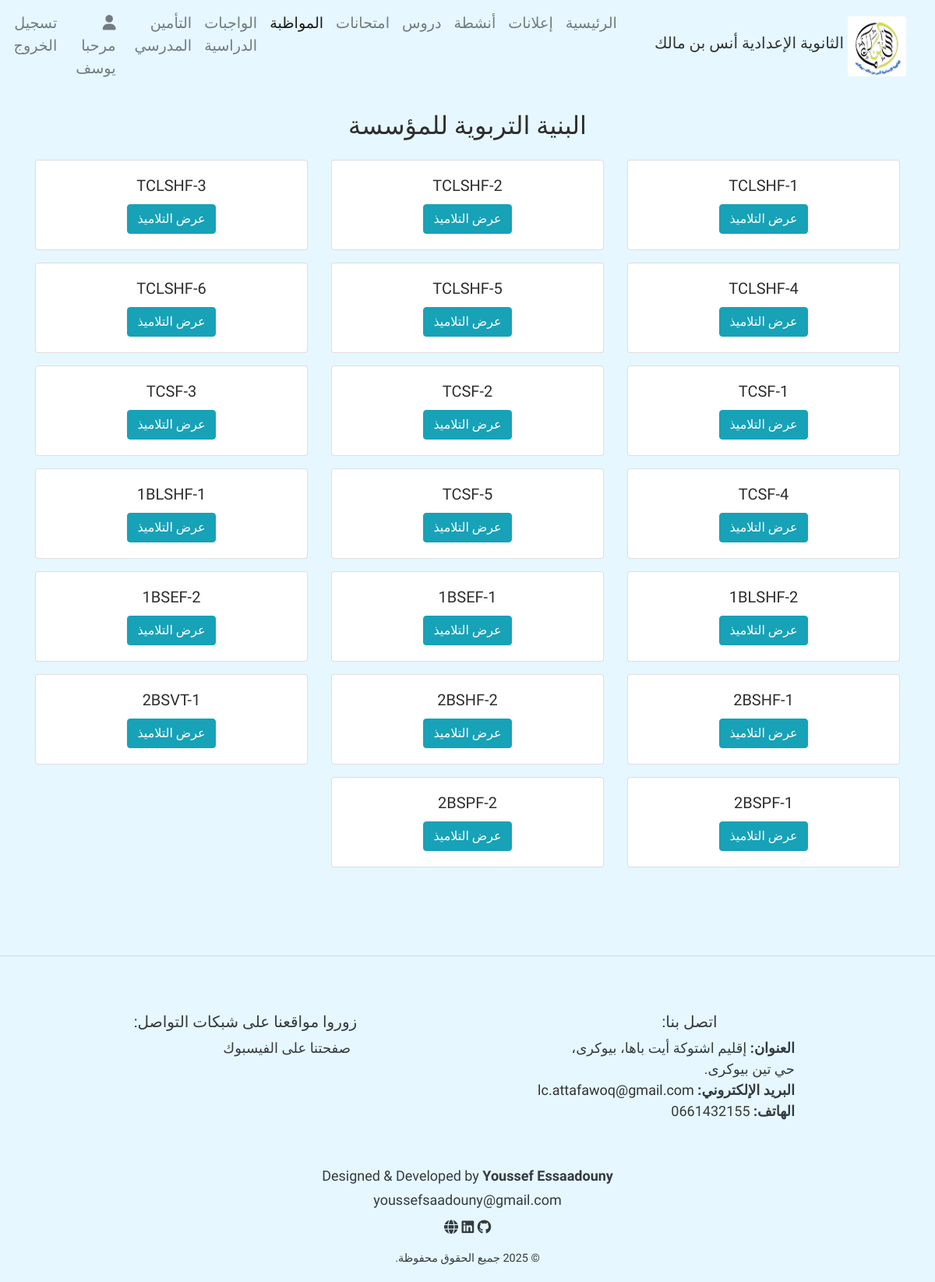
Page /classes/ (signed in) on the committed database.
### home/models.py (models this page shows, shortened)
class UserProfile(models.Model):
    user = models.ForeignKey(User, on_delete = models.CASCADE)
    firstname = models.CharField(max_length = 100)
    lastname = models.CharField(max_length = 100)
    User_Type = models.CharField(max_length = 100, null = True, blank = True)
    email = models.EmailField(null = True, blank=  True)

class Section(models.Model):
    name = models.CharField(max_length = 50)
    subjects = models.ManyToManyField(Subject, related_name= 'sections' )
    def __str__(self):
        return self.name

### home/decorator.py (the view)
        def wrapper_funct(request, *args, **kwargs):
            group = None
            if request.user.groups.exists():
                group = request.user.groups.all()[0].name
            if group and group in allowed_roles:
                return view_func(request, *args, **kwargs)
            else:
                return HttpResponse('أنت غير مؤهل لزيارة هذه الصفحة.')

### home/decorator.py (called while the page is built)
def allowed_user(allowed_roles = []):
    def decorator(view_func):
        def wrapper_funct(request, *args, **kwargs):
            group = None
            if request.user.groups.exists():
                group = request.user.groups.all()[0].name
            if group and group in allowed_roles:
                return view_func(request, *args, **kwargs)
            else:
                return HttpResponse('أنت غير مؤهل لزيارة هذه الصفحة.')
        return wrapper_funct
    return decorator

### home/views.py (called while the page is built)
@allowed_user(allowed_roles=['general_surveillance', 'admin'])
def classes(request):
    user = request.user
    user_info = UserProfile.objects.get(user = user)
    classes = Section.objects.all()
    context = {
        'user_info' : user_info,
        'classes' : classes
    }
    return render(request, 'pages/attendance/classes.html', context)

### templates/pages/attendance/classes.html
{% extends 'base.html' %}
{% load static %}
{% block content %}
<div class="container mt-4">
                <h2 class="text-center my-4">البنية التربوية للمؤسسة</h2>
                <div class="row">
                    {% for c in classes %}
                    <div class="col-md-4 mb-3">
                        <div class="card shadow">
                            <div class="card-body text-center">
                                <h5 class="card-title">{{ c }}</h5>
                                <a href="{% url 'ClassStudents' c.id %}" class="btn btn-info">عرض التلاميذ</a>
                            </div>
                        </div>
                    </div>
                    {% endfor %}
                </div>
</div>
{% endblock %}

### templates/parts/navbar.html (shortened to what this page needs)
 {% load static %}
 <nav class="navbar navbar-expand-lg navbar-light " style="font-size:medium; font-weight:normal" dir="rtl">
        <a href="/" class="navbar-brand text-center d-flex align-items-center">
            <img src="{% static 'photos/aim.jpg' %}" alt="شعار الثانوية الإعدادية أنس بن مالك ">
            <h5>الثانوية الإعدادية أنس بن مالك </h5>
        </a>
        <div id="navbarContent" class="collapse navbar-collapse justify-content-center">
            <ul class="navbar-nav" style="border-radius:2px; color:#f8f9fa">
                <li class="nav-item {% if request.path == '/' %} active {% endif %} "><a href="/" class="nav-link">  الرئيسية</a></li>
                <li class="nav-item {% if request.resolver_match.url_name == 'announce' or request.resolver_match.url_name == 'add_announce' %} active {% endif %}"><a href="{% url 'announce' %}" class="nav-link">إعلانات</a></li>
                <li class="nav-item {% if request.resolver_match.url_name == 'ShowActivities' or request.resolver_match.url_name == 'add_activity' %} active {% endif %}"><a href="{% url 'ShowActivities' %}" class="nav-link">أنشطة</a></li>
                <li class="nav-item   "><a href=" {% if 'admin' in request.user.groups.all|join:',' or 'teacher' in request.user.groups.all|join:',' or 'general_surveillance' in request.user.groups.all|join:','  %} {% url 'UserCourseList' %} {% else %} {% url 'course_res' %} {% endif %} " class="nav-link">دروس</a></li>
                <li class="nav-item "><a href="{% url 'exams' %}" class="nav-link">امتحانات</a></li>
                {% if 'admin' in request.user.groups.all|join:", " or 'general_surveillance' in request.user.groups.all|join:", " %}
                <li class="nav-item {% if request.path == '/classes/' or request.path == '/ClassStudents/' or request.resolver_match.url_name == 'studentTotalAbsence' or request.resolver_match.url_name == 'studentAbsence' or request.resolver_match.url_name == 'StudentAttendance' or request.resolver_match.url_name == 'ClassStudents' or request.resolver_match.url_name == 'add_reports' or request.resolver_match.url_name == 'studentTotalreports' %} active {% endif %}"><a href="{% url 'classes' %}" class="nav-link seasonsDropdown"> المواظبة </a></li>
                {% endif %}
                {% if 'admin' in request.user.groups.all|join:", " or 'teacher' in request.user.groups.all|join:", "  or 'student' in request.user.groups.all|join:", " %}
                <li class="nav-item "><a href=" {% if 'student' in request.user.groups.all|join:',' %} {% url 'homeWork' %} {% else %} {% url 'UserHomeWorkList' %} {% endif %} " class="nav-link seasonsDropdown"> الواجبات الدراسية</a></li>
                {% endif %}
                <li class="nav-item {% if request.path == '/add_insurance/' %} active {% endif %}"><a href="{% url 'add_insurance' %}" class="nav-link seasonsDropdown">  التأمين المدرسي</a></li>
                {% url 'password_change' as p %}
                {% url 'password_change_done' as d %}
                <li class="nav-item mx-2 {% if request.path == '/UserInfo/' %} active {% endif %}"><a href="{% url 'UserInfo' %}" class="nav-link user" >{% if request.path != p and request.path != d %} <i class="fas fa-user "></i>  مرحبا  {{user_info.firstname}} {% endif %}</a></li>
                <li class="nav-item "><a href="{% url 'signout' %}" class="nav-link out"> تسجيل الخروج  </a></li>
            </ul>
        </div>
    </nav>

### LC_tassegdelt/static/css/style.css (style rules this page uses)
body { background: #e6f7ff; color: #2f2d2d; position: relative; font-size: large; font-family: 'Tajawal' , 'Gupter', 'Marhey', sans-serif !important; direction: rtl; text-align: right; }
.navbar-brand { display: flex; align-items: center; justify-content: center; }
.navbar-brand img { max-width: 75px; margin: 5px; border-radius: 2px; }
.navbar-brand h5 { color: #333333; font-family: 'Reem Kufi Fun'; }
.nav-link, .nav-link:visited { font-size: larger; color: #f8f9fa; }
.nav-item { font-family: 'Reem Kufi Fun'; }
@media (min-width: 576px) { .navbar-brand { flex-direction: row; } }
@media (min-width: 576px) { .navbar-brand img { max-width: 75px; margin: 5px; } }

### rows in the picture
UserProfile: firstname "يوسف"
Section: name "TCLSHF-1"
Section: name "TCLSHF-2"
Section: name "TCLSHF-3"
Section: name "TCLSHF-4"
Section: name "TCLSHF-5"
Section: name "TCLSHF-6"
Section: name "TCSF-1"
Section: name "TCSF-2"
Section: name "TCSF-3"
Section: name "TCSF-4"
Section: name "TCSF-5"
Section: name "1BLSHF-1"
Section: name "1BLSHF-2"
Section: name "1BSEF-1"
Section: name "1BSEF-2"
Section: name "2BSHF-1"
Section: name "2BSHF-2"
Section: name "2BSVT-1"
Section: name "2BSPF-1"
Section: name "2BSPF-2"
